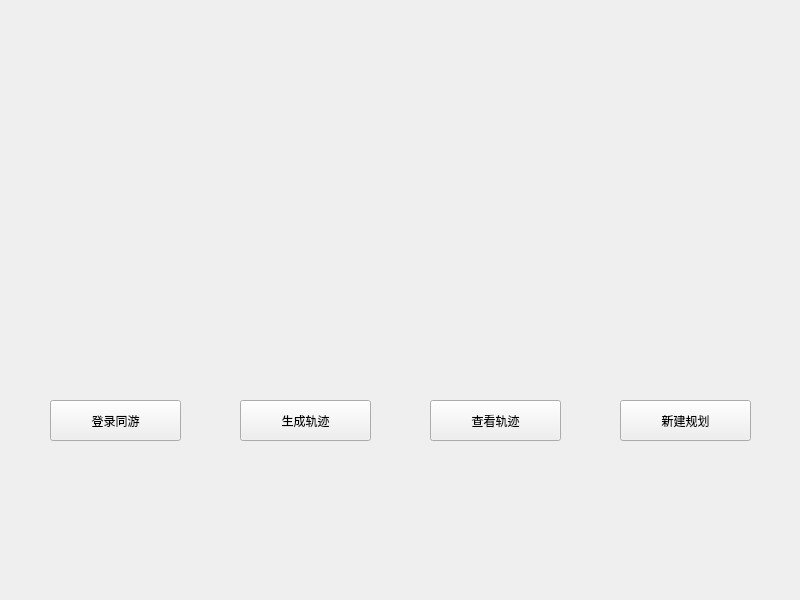
<?xml version="1.0" encoding="UTF-8"?>
<ui version="4.0">
 <class>mainpage</class>
 <widget class="QWidget" name="mainpage">
  <property name="geometry">
   <rect>
    <x>0</x>
    <y>0</y>
    <width>800</width>
    <height>600</height>
   </rect>
  </property>
  <property name="windowTitle">
   <string>Form</string>
  </property>
  <widget class="QLabel" name="label">
   <property name="geometry">
    <rect>
     <x>0</x>
     <y>0</y>
     <width>801</width>
     <height>601</height>
    </rect>
   </property>
   <property name="text">
    <string/>
   </property>
  </widget>
  <widget class="QLabel" name="label_2">
   <property name="geometry">
    <rect>
     <x>190</x>
     <y>80</y>
     <width>431</width>
     <height>381</height>
    </rect>
   </property>
   <property name="text">
    <string/>
   </property>
  </widget>
  <widget class="QPushButton" name="loginBtn">
   <property name="geometry">
    <rect>
     <x>50</x>
     <y>400</y>
     <width>131</width>
     <height>41</height>
    </rect>
   </property>
   <property name="text">
    <string>登录同游</string>
   </property>
  </widget>
  <widget class="QPushButton" name="editBtn">
   <property name="geometry">
    <rect>
     <x>240</x>
     <y>400</y>
     <width>131</width>
     <height>41</height>
    </rect>
   </property>
   <property name="text">
    <string>生成轨迹</string>
   </property>
  </widget>
  <widget class="QPushButton" name="showBtn">
   <property name="geometry">
    <rect>
     <x>430</x>
     <y>400</y>
     <width>131</width>
     <height>41</height>
    </rect>
   </property>
   <property name="text">
    <string>查看轨迹</string>
   </property>
  </widget>
  <widget class="QPushButton" name="newBtn">
   <property name="geometry">
    <rect>
     <x>620</x>
     <y>400</y>
     <width>131</width>
     <height>41</height>
    </rect>
   </property>
   <property name="text">
    <string>新建规划</string>
   </property>
  </widget>
 </widget>
 <resources/>
 <connections/>
</ui>
